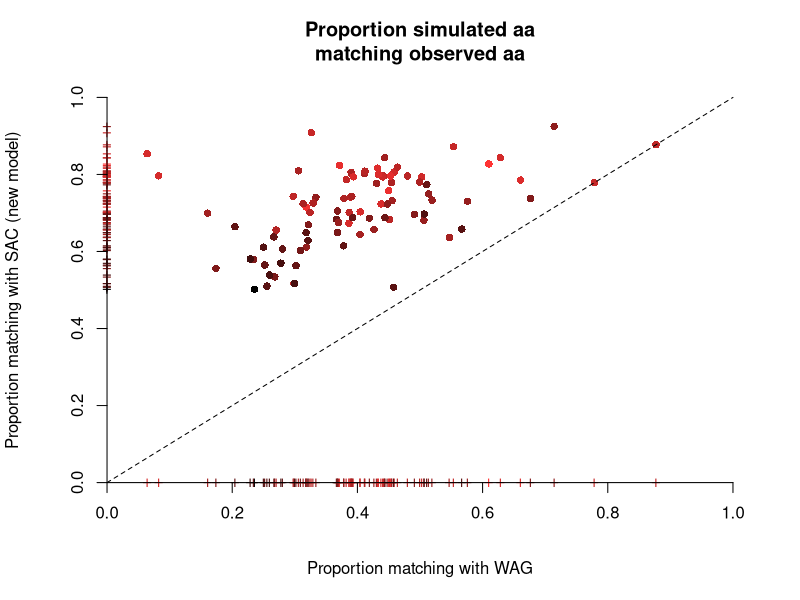

The R source for this figure:
setwd("~/proteinevoutk20/pkg/Plot/aadist_vs_phi")
data<-read.table("rokas_data_frame.txt", stringsAsFactors=F)
data<-data[-which(is.na(data[,2])),]
data<-data[-which(is.na(data[,4])),]
data$g<-data$gPhi/data$Phi

PlotVsExpression<-function(data) {
  x.val<-data$Phi
  axis.offset<-0.7
  plot(c(0.5*min(x.val),max(x.val)),c(0,1), type="n", bty="n",xlab="expression", ylab="proportion different from observed aa", yaxt="n", log="x")
  axis(2,pos=axis.offset*min(x.val))
  points(x.val, data$pdiff_us, col=rgb(1,0,0,0.7),pch=16)
  points(rep(axis.offset*min(x.val), length(x.val)), data$pdiff_us, col=rgb(1,0,0,0.7),pch="-")
  points(x.val, data$pdiff_wag, col=rgb(0,0,1,0.7),pch=15)
  points(rep(axis.offset*min(x.val), length(x.val)), data$pdiff_wag, col=rgb(0,0,1,0.7),pch="-")
  us<-density(data$pdiff_us,from=0, to=1)
  wag<-density(data$pdiff_wag, from=0, to=1)
  #lines(x=3*us$y/max(us$y)+axis.offset*min(x.val), y=us$x, col=rgb(1,0,0))
  #lines(x=axis.offset*min(x.val) - 3*us$y/max(us$y), y=us$x, col=rgb(1,0,0))
  
  polygon(x=c(3*us$y/max(us$y, wag$y)+axis.offset*min(x.val), (axis.offset*min(x.val)-3*us$y/max(us$y, wag$y))), y=c(us$x, (us$x)), col=rgb(1,0,0,0.4), border=NA)
  polygon(x=c(3*wag$y/max(us$y, wag$y)+axis.offset*min(x.val), (axis.offset*min(x.val)-3*wag$y/max(us$y, wag$y))), y=c(wag$x, (wag$x)), col=rgb(0,0,1,0.4), border=NA)
}

PlotUsVsWag<-function(data) {
  #note that color is inferred magnitude of selection
  logGPhi<-log(data$gPhi)
  rescaled.selection<-(logGPhi-min(logGPhi))/max(logGPhi-min(logGPhi))
  
  
 plot(c(0,1),c(0,1),type="n", bty="n", xlab="Proportion matching with WAG", ylab="Proportion matching with SAC (new model)", yaxt="n", xaxt="n", main="Proportion simulated aa\nmatching observed aa")
# points(1-data$pdiff_wag, 1-data$pdiff_us, pch=16)
 #text(1-data$pdiff_wag, 1-data$pdiff_us, labels=round(10*log(data$gPhi),0),col=hsv(1,.8,sqrt(rescaled.selection)))
 points(1-data$pdiff_wag, 1-data$pdiff_us, pch=16,col=hsv(1,.8,sqrt(rescaled.selection)))
  points(rep(0, length(data$pdiff_us)), 1-data$pdiff_us, pch="+",col=hsv(1,.8,sqrt(rescaled.selection)))
  points(1-data$pdiff_wag, rep(0, length(data$pdiff_wag)), pch="+",col=hsv(1,.8,sqrt(rescaled.selection)))
  
 lines(x=c(0,1), y=c(0,1), lty="dashed")
  axis(1,pos=0)
  axis(2,pos=0)
}

PlotUsVsWag(data)
#PlotVsExpression(data)